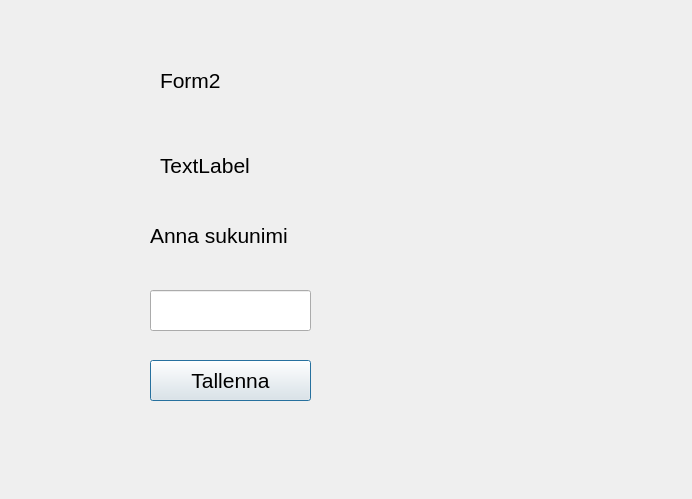
<?xml version="1.0" encoding="UTF-8"?>
<ui version="4.0">
 <class>Form2</class>
 <widget class="QDialog" name="Form2">
  <property name="geometry">
   <rect>
    <x>0</x>
    <y>0</y>
    <width>692</width>
    <height>499</height>
   </rect>
  </property>
  <property name="font">
   <font>
    <pointsize>16</pointsize>
   </font>
  </property>
  <property name="windowTitle">
   <string>Dialog</string>
  </property>
  <widget class="QLabel" name="label">
   <property name="geometry">
    <rect>
     <x>160</x>
     <y>50</y>
     <width>241</width>
     <height>61</height>
    </rect>
   </property>
   <property name="font">
    <font>
     <pointsize>16</pointsize>
    </font>
   </property>
   <property name="text">
    <string>Form2</string>
   </property>
  </widget>
  <widget class="QLabel" name="labelFname">
   <property name="geometry">
    <rect>
     <x>160</x>
     <y>150</y>
     <width>221</width>
     <height>31</height>
    </rect>
   </property>
   <property name="font">
    <font>
     <pointsize>16</pointsize>
    </font>
   </property>
   <property name="text">
    <string>TextLabel</string>
   </property>
  </widget>
  <widget class="QLabel" name="labelFname_2">
   <property name="geometry">
    <rect>
     <x>150</x>
     <y>220</y>
     <width>221</width>
     <height>31</height>
    </rect>
   </property>
   <property name="font">
    <font>
     <pointsize>16</pointsize>
    </font>
   </property>
   <property name="text">
    <string>Anna sukunimi</string>
   </property>
  </widget>
  <widget class="QLineEdit" name="textLname">
   <property name="geometry">
    <rect>
     <x>150</x>
     <y>290</y>
     <width>161</width>
     <height>41</height>
    </rect>
   </property>
  </widget>
  <widget class="QPushButton" name="btnSave">
   <property name="geometry">
    <rect>
     <x>150</x>
     <y>360</y>
     <width>161</width>
     <height>41</height>
    </rect>
   </property>
   <property name="text">
    <string>Tallenna</string>
   </property>
  </widget>
 </widget>
 <resources/>
 <connections/>
</ui>
